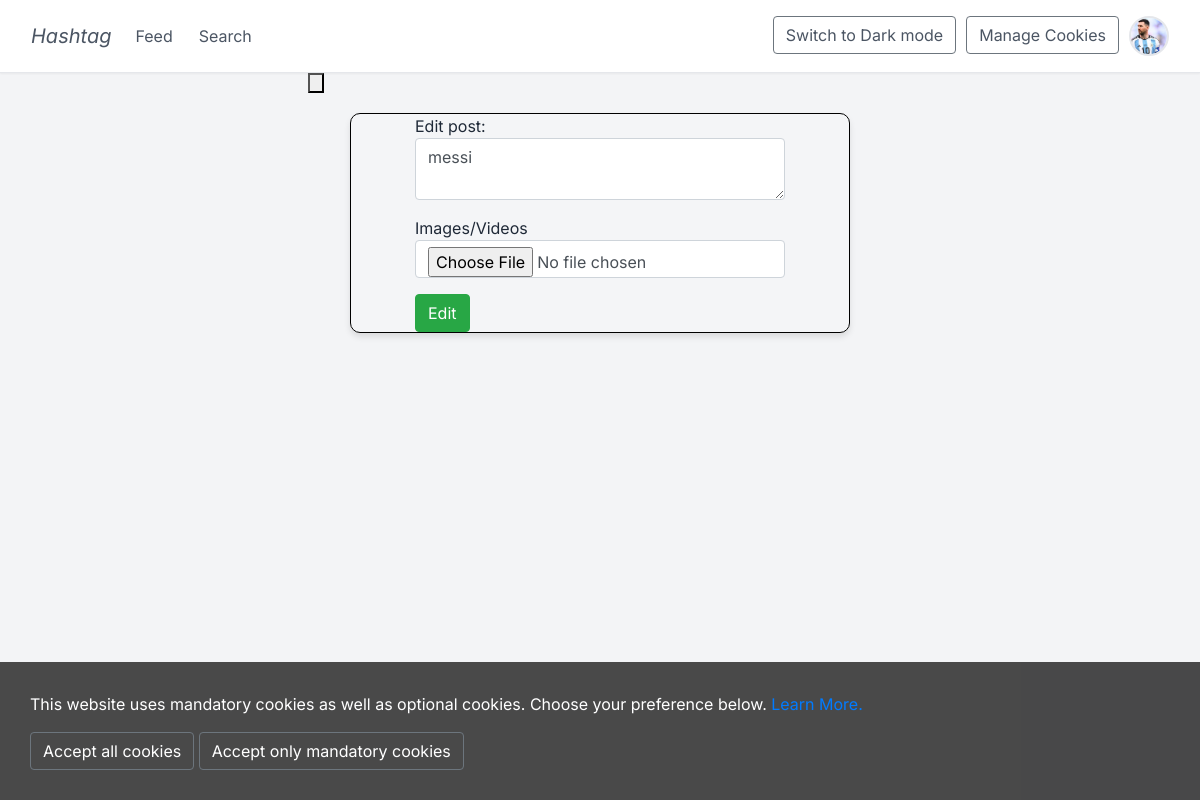
Screenshot of /edit/3 (signed in) with the database file from the repository.
### app/models.py (models this page shows, shortened)
class User(UserMixin, db.Model):
    id = db.Column(db.Integer, primary_key=True)
    username = db.Column(db.String(500), unique = True, nullable=False)
    password = db.Column(db.String(500))
    email = db.Column(db.String(1000))
    date_of_birth = db.Column(db.Date)
    profile_picture = db.Column(db.String(120), nullable = True)
    posts = db.relationship('Posts', back_populates='user')
    likes = db.relationship('Likes', backref='user', lazy='dynamic')
    comments = db.relationship('Comments', backref='user', lazy='dynamic')
    followers = db.relationship('Followers', foreign_keys='Followers.follower_id', backref='followed_by', lazy='dynamic')
    following = db.relationship('Followers', foreign_keys='Followers.following_id', backref='following', lazy='dynamic')

class Posts(db.Model):
    post_id = db.Column(db.Integer, primary_key=True)
    content = db.Column(db.String(1000), nullable=False)
    user_id = db.Column(db.Integer, db.ForeignKey('user.id'))
    image = db.Column(db.String(120), nullable = True)
    timestamp = db.Column(db.DateTime, index=True, default=db.func.now())
    upvotes = db.Column(db.Integer, default=0)
    likes = db.relationship('Likes', backref='posts', lazy='dynamic')
    comments = db.relationship('Comments', backref='posts', lazy='dynamic')
    user = db.relationship('User', back_populates='posts')
    hashtags = db.relationship('Hashtags', secondary='post_hashtag', back_populates='posts')

### app/views.py (the view, shortened to what this page needs)
@app.route('/edit/<int:post_id>', methods=['GET','POST'])
@login_required
def edit_post(post_id):
    theme = request.cookies.get('theme')
    post_to_edit = models.Posts.query.get(post_id)
    form = EditPost(obj=post_to_edit)
    return render_template('edit.html', form=form, post=post_to_edit, theme=theme)

### app/forms.py
class EditPost(FlaskForm):
    content = TextAreaField('content', validators = [DataRequired()])
    image_or_video = FileField('image')

### app/__init__.py (called while the page is built)
@login_manager.user_loader
def load_user(user_id):
    return User.query.get(int(user_id))  # Use query.get() to fetch the user

### app/templates/edit.html (shortened to what this page needs)
{% extends "base.html" %}
{% block content %}
<a href="/feed">
    <button><i id="left-button" class="fas fa-arrow-left"></i></button>
</a>
<div class="form-container">
    <form action="" method="post" name="PostForm" enctype="multipart/form-data">
        <div class="form-group">
            <label for="username">Edit post: </label>
            {{ form.content(class="form-control", id="content") }}
        </div>
        <div class="form-group">
            <label for="password">Images/Videos</label>
            {{ form.image_or_video(class="form-control", id="image_or_video") }}
        </div>
        <div class="button-container">
            <button type="submit" class="btn btn-success" aria-label="Save Assessment">Edit</button>
        </div>
    </form>
</div>
{% endblock %}

### app/templates/base.html (shortened to what this page needs)
<html lang="en">
    <head>
        <link rel="stylesheet" type="text/css" href="{{ url_for('static', filename='fontawesome-free-5.3.1-web/css/all.css') }}">
        <link rel="stylesheet" href="https://stackpath.bootstrapcdn.com/bootstrap/4.2.1/css/bootstrap.min.css">
        <link rel="stylesheet" href="{{ url_for('static', filename='styles.css') }}">
    </head>
    <body>
        <nav class="navbar navbar-expand-sm fixed-top" role="navigation">
          <div class="container-fluid">
            <a class="navbar-brand" href="/feed">Hashtag</a>
            <div class="collapse navbar-collapse" id="navbarSupportedContent">
              <div class="left-nav-buttons">
                {% if current_user.is_authenticated %}
                <ul class="navbar-nav mr-auto">
                  <li class="nav-item"><a class="nav-link" href="/feed">Feed <span class="sr-only">(current)</span></a></li>
                  <li class="nav-item"><a class="nav-link" href="/search">Search</a></li>
                </ul>
                {% endif %}
              </div>
              <div class="right-nav-buttons">
                <ul class="navbar-nav mr-auto">
                  <li class="nav-item"><button id="theme-toggle" class="btn btn-outline-secondary ml-auto">
                    {% if theme == 'dark' %}
                      Switch to Light mode
                    {% else %}
                      Switch to Dark mode
                    {% endif %}
                    </button></li>
                  <li class="nav-item"><button id="manage-cookies" class="btn btn-outline-secondary ml-auto">Manage Cookies</i></button></li>
                  <li>{% if current_user.is_authenticated %}
                    {% if current_user.profile_picture %}
                      <a href="{{ url_for('profile', user_id=current_user.id) }}"><img src="{{ url_for('static', filename='uploads/' + current_user.profile_picture) }}" alt="Profile Picture" class="profile-img"></a>
                    {% else %}
                      <a href="{{ url_for('profile', user_id=current_user.id) }}"><img src="{{ url_for('static', filename='uploads/default.png') }}" alt="Default Profile Picture" class="profile-img"></a>
                    {% endif %}
                  {% endif %}</li>
                </ul>
              </div>
            </div>
          </div>
        </nav>
        <div class="container-fluid-flash">
          <div class="row">
            <div class="col-lg-3 col-md-2 col-sm-1"></div>
              <div class="col-lg-6 col-md-8 col-sm-10 col-12">
              {% block content %}{% endblock %}
              </div>
          </div>
        </div>
        <div id="cookies">
          <div class="cookie-container">
            <div class="subcontainer">
              <div class="cookies">
                <p>This website uses mandatory cookies as well as optional cookies. Choose your preference below. <a href="https://ico.org.uk/for-the-public/online/cookies/">Learn More.</a></p>
                <button id="all-cookies-btn" class="btn btn-outline-secondary ml-auto">Accept all cookies</button>
                <button id="mandatory-cookies-btn" class="btn btn-outline-secondary ml-auto">Accept only mandatory cookies</button>
              </div>
            </div>
          </div>
        </div>
    </body>
</html>

### app/static/styles.css (style rules this page uses)
* { margin: 0; padding: 0; box-sizing: border-box; }
label { margin: 0; }
body { font-family: 'Inter', sans-serif; background-color: #f3f4f6; color: #1f2937; }
img { border-radius: 12.5px; }
.navbar { background-color: white; border-bottom: 1px solid #e5e7eb; padding: 1rem; position: sticky; top: 0; z-index: 50; box-shadow: 0 1px 2px 0 rgba(0, 0, 0, 0.05); }
.collapse { display: flex; justify-content: space-between; }
.right-nav-buttons { gap: 10px; display: flex; justify-content: center; align-items: center; }
.nav-item { margin-right: 10px; }
.navbar a, .navbar button { color: #4b5563; text-decoration: none; transition: color 0.2s; }
.navbar-brand { font-style: italic; }
.profile-img { height: 2.5rem; width: 2.5rem; border-radius: 9999px; object-fit: cover; border: 2px solid #e5e7eb; }
.form-container { max-width: 500px; margin: 0 auto; margin-top: 20px; z-index: 1; position: relative; background: rgba(255, 255, 255, 0.1); box-shadow: 0 4px 6px rgba(0, 0, 0, 0.1); border-radius: 10px; border: 1px solid black; display: flex; justify-content: center; align-items: center; }
#cookies { padding: 30px; width: 100%; position: fixed; bottom: 0; color: white; background-color: rgba(0, 0, 0, 0.7); z-index: 1; }
#all-cookies-btn, #mandatory-cookies-btn { color: white; }
.cookies { min-height: 70px; }

### rows the page displays
User: profile_picture (picture)
Posts: content "messi"
